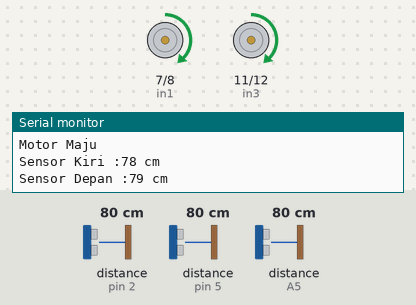
Simulated run of this sketch. Board: Arduino Uno, built with avr-gcc and run on an emulated ATmega328P. On the bench: motor-driver pin pairs drawn as motors (green arrow = first pin HIGH = forward, orange = second pin HIGH = backward, longer = more drive, scaled by the enable pin), the last lines printed to the serial monitor. Wiring (inferred from the names in the program): 3 × ultrasonic range finder: trigger pin 3, echo pin 2 / trigger pin 4, echo pin 5 / trigger A4, echo A5. Inputs (shaded band) come from the test bench; at power-on: distance to the obstacle (sensors on pin 2, pin 5, A5) 80 cm. The echo pulse lasts 58.3 µs per cm.

Above: at 1.2 s.
1.3 s: distance to the obstacle (sensor on pin 2) set to 30 cm
4.3 s: distance to the obstacle (sensor on pin 2) set to 23 cm
At 5.5 s:
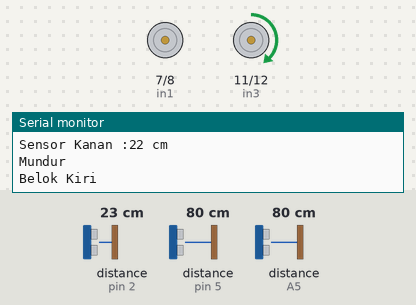
7.3 s: distance to the obstacle (sensor on pin 5) set to 29 cm
9.5 s: distance to the obstacle (sensor on pin 5) set to 24 cm
At 11.1 s:
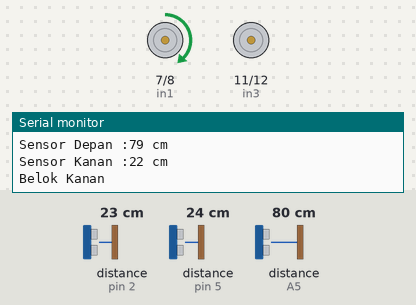
14.2 s: distance to the obstacle (sensor on A5) set to 29 cm
17.2 s: distance to the obstacle (sensor on A5) set to 23 cm
At 17.42 s:
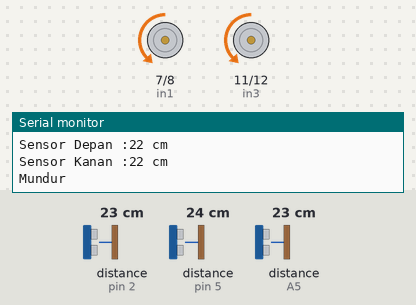
Timing chart, 0 to 21.2 s (numbered marks = the images above; inputs shaded):
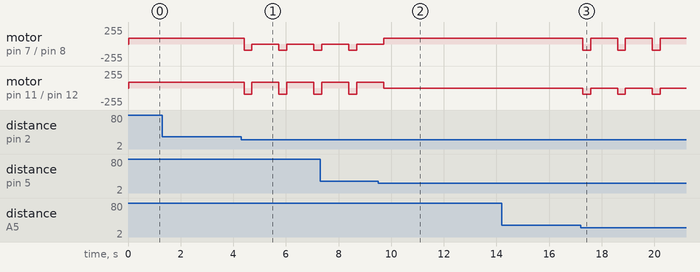

The sketch:

robotika_obstacle_robot2.ino
```cpp
const int trigLeft = 4;
const int echoLeft = 5;
long durationLeft;
int distanceLeft;

const int trigFront = A4;
const int echoFront = A5;
long durationFront;
int distanceFront;

const int trigRight = 3;
const int echoRight = 2;
long durationRight;
int distanceRight;

// Define motor control pins
#define in1 7
#define in2 8
#define ena 9

#define in3 11
#define in4 12
#define enb 10

void setup()
{
  Serial.begin(9600);

  pinMode(trigLeft, OUTPUT);
  pinMode(echoLeft, INPUT);
  pinMode(trigFront, OUTPUT);
  pinMode(echoFront, INPUT);
  pinMode(trigRight, OUTPUT);
  pinMode(echoRight, INPUT);

  pinMode(in1, OUTPUT);
  pinMode(in2, OUTPUT);
  pinMode(in3, OUTPUT);
  pinMode(in4, OUTPUT);
  pinMode(ena, OUTPUT);
  pinMode(enb, OUTPUT);


  // ============================ START RULES ============================

  // SensorLeft	SensorFront	SensorRight	Output
  // Far	Far	Far	Maju
  // Far	Far	Near	Maju
  // Far	Near	Far	Belok Kiri
  // Far	Near	Near	Belok Kiri
  // Near	Far	Far	Belok Kanan
  // Near	Far	Near	Belok Kanan
  // Near	Near	Far	Mundur
  // Near	Near	Near	Mundur

  // ============================ END RULES ==============================
}

void loop()
{
  // SENSOR HC KIRI
  digitalWrite(trigLeft, LOW);
  delayMicroseconds(2);
  digitalWrite(trigLeft, HIGH);
  delayMicroseconds(10);
  digitalWrite(trigLeft, LOW);
  durationLeft = pulseIn(echoLeft, HIGH);
  distanceLeft = durationLeft * 0.034 / 2;

  // SENSOR HC DEPAN
  digitalWrite(trigFront, LOW);
  delayMicroseconds(2);
  digitalWrite(trigFront, HIGH);
  delayMicroseconds(10);
  digitalWrite(trigFront, LOW);
  durationFront = pulseIn(echoFront, HIGH);
  distanceFront = durationFront * 0.034 / 2;

  // SENSOR HC KANAN
  digitalWrite(trigRight, LOW);
  delayMicroseconds(2);
  digitalWrite(trigRight, HIGH);
  delayMicroseconds(10);
  digitalWrite(trigRight, LOW);
  durationRight = pulseIn(echoRight, HIGH);
  distanceRight = durationRight * 0.034 / 2;

  Serial.print("Sensor Kiri :");
  Serial.print(distanceLeft);
  Serial.println(" cm");

  Serial.print("Sensor Depan :");
  Serial.print(distanceFront);
  Serial.println(" cm");

  Serial.print("Sensor Kanan :");
  Serial.print(distanceRight);
  Serial.println(" cm");

  if(distanceLeft > 25 && distanceFront > 25 && distanceRight > 25) { // RULE 1
    Serial.println("Motor Maju");
    moveForward();
  } else if(distanceLeft > 25 && distanceFront > 25 && distanceRight <= 25) { // RULE 2
    Serial.println("Mundur");
    moveBackward();
    delay(300);
    Serial.println("Belok Kiri");
    turnLeft();
    delay(1000);
  } else if(distanceLeft > 25 && distanceFront <= 25 && distanceRight > 25) { // RULE 3
    Serial.println("Mundur");
    moveBackward();
    delay(300);
    Serial.println("Belok Kanan");
    turnRight();
    delay(1000);
  } else if(distanceLeft > 25 && distanceFront <= 25 && distanceRight <= 25) { // RULE 4
    Serial.println("Belok Kiri");
    turnLeft();
  } else if(distanceLeft <= 25 && distanceFront > 25 && distanceRight > 25) { // RULE 5
    Serial.println("Mundur");
    moveBackward();
    delay(300);
    Serial.println("Belok Kanan");
    turnRight();
    delay(1000);
  } else if(distanceLeft <= 25 && distanceFront > 25 && distanceRight <= 25) { // RULE 6
    Serial.println("Belok Kanan");
    turnRight();
  } else if(distanceLeft <= 25 && distanceFront <= 25 && distanceRight > 25) { // RULE 7
    Serial.println("Belok Kanan");
    turnRight();
  } else if(distanceLeft <= 25 && distanceFront <= 25 && distanceRight <= 25) { // RULE 8
    Serial.println("Mundur");
    moveBackward();
    delay(300);
    turnRight();
    delay(1000);
  }


  // Add a delay to control the loop rate
  delay(10); // Adjust the delay based on your requirements
}

void moveForward() {
  // Set motor A to move forward
  digitalWrite(in1, HIGH);
  digitalWrite(in2, LOW);
  analogWrite(ena, 90);

  // Set motor B to move forward
  digitalWrite(in3, HIGH);
  digitalWrite(in4, LOW);
  analogWrite(enb, 90);
}

void moveBackward() {
  // Set motor A to move backward
  digitalWrite(in1, LOW);
  digitalWrite(in2, HIGH);
  analogWrite(ena, 90);

  // Set motor B to move backward
  digitalWrite(in3, LOW);
  digitalWrite(in4, HIGH);
  analogWrite(enb, 90);
}

void turnLeft() {
  // Set motor A to move backward
  digitalWrite(in1, LOW);
  digitalWrite(in2, HIGH);
  analogWrite(ena, 0);

  // Set motor B to move forward
  digitalWrite(in3, HIGH);
  digitalWrite(in4, LOW);
  analogWrite(enb, 90);
}

void turnRight() {
  // Set motor A to move forward
  digitalWrite(in1, HIGH);
  digitalWrite(in2, LOW);
  analogWrite(ena, 90);

  // Set motor B to move backward
  digitalWrite(in3, LOW);
  digitalWrite(in4, HIGH);
  analogWrite(enb, 0);
}
```

Measured:
- the behaviour switches between 27 and 26 cm on distance to the obstacle (sensor on pin 2) (found by bisection; images 0 and 1)
- the behaviour switches between 27 and 26 cm on distance to the obstacle (sensor on pin 5) (found by bisection; images 1 and 2)
- the behaviour switches between 27 and 26 cm on distance to the obstacle (sensor on A5) (found by bisection; images 2 and 3)
- after the input at 4.3 s, motor on pin 7 (in1) / pin 8 (in2): alternates backward 90/255 for 0.30 s and stopped for 1.0 s, starting after 0.11 s; motor on pin 11 (in3) / pin 12 (in4): alternates forward 90/255 for 1.0 s and backward 90/255 for 0.30 s, starting after 0.11 s
- after the input at 17.2 s, motor on pin 7 (in1) / pin 8 (in2): alternates forward 90/255 for 1.0 s and backward 90/255 for 0.30 s, starting after 0.08 s; motor on pin 11 (in3) / pin 12 (in4): alternates backward 90/255 for 0.30 s and stopped for 1.0 s, starting after 0.08 s
